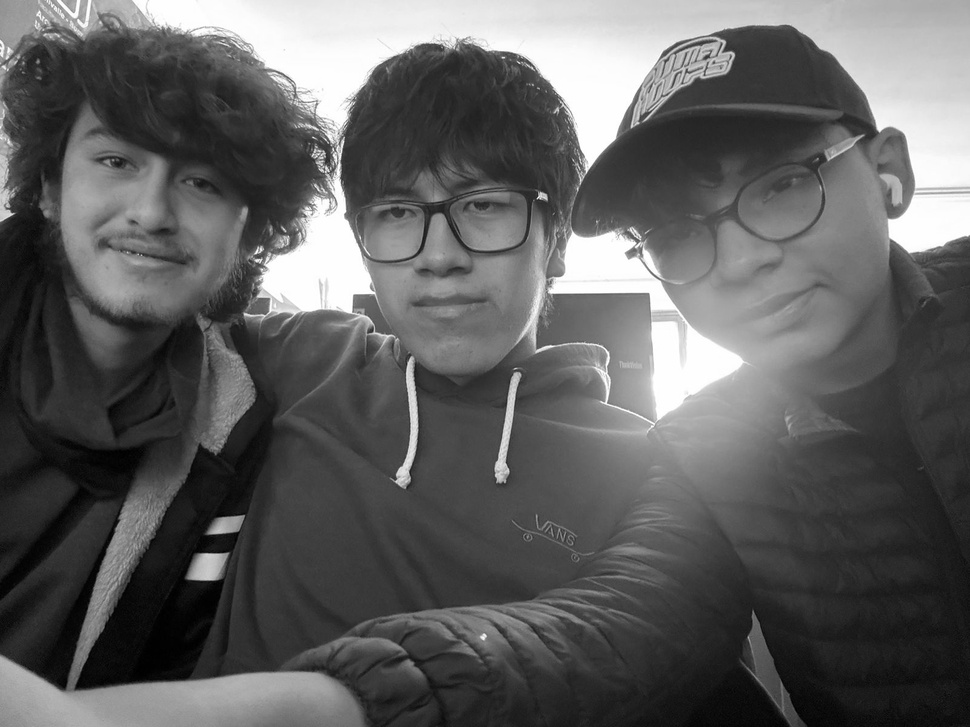
#> input picture Laboratorio/imagen1.jpeg, 970 x 727 px, shrunk from 1600 x 1200 before the run
$ jupyter execute 1_LABORATORIO.ipynb
#> lines starting #> are read from the running program, lines starting #| are printed output that depends on the picture
[cell 1]
import cv2
import matplotlib.pyplot as plt
import numpy as np

def mostrar_imagen(img_path, titulo):
#> called with img_path = 'imagen1.jpeg', titulo = 'Imagen 1'
    img_bgr = cv2.imread(img_path, cv2.IMREAD_COLOR)
#> img_bgr is the input picture: shape (727, 970, 3); min 0, max 255, mean 95
    img_rgb = cv2.cvtColor(img_bgr, cv2.COLOR_BGR2RGB)
    img_gray = cv2.cvtColor(img_bgr, cv2.COLOR_BGR2GRAY)

    r_img = np.zeros_like(img_rgb)
    r_img[:, :, 0] = img_rgb[:, :, 0]

    g_img = np.zeros_like(img_rgb)
    g_img[:, :, 1] = img_rgb[:, :, 1]

    b_img = np.zeros_like(img_rgb)
    b_img[:, :, 2] = img_rgb[:, :, 2]

    cv2.imwrite(img_path.replace('.jpeg', '_bgr.jpeg'), img_bgr)
    cv2.imwrite(img_path.replace('.jpeg', '_gray.jpeg'), img_gray)

    fig, axs = plt.subplots(1, 6, figsize=(24, 4))
    fig.suptitle(titulo, fontsize=14)

    axs[0].imshow(img_rgb);
    axs[0].set_title('Original (RGB)');
    axs[0].axis('off')
    axs[1].imshow(r_img);
    axs[1].set_title('Canal Rojo');
    axs[1].axis('off')
    axs[2].imshow(g_img);
    axs[2].set_title('Canal Verde');
    axs[2].axis('off')
    axs[3].imshow(b_img);
    axs[3].set_title('Canal Azul');
    axs[3].axis('off')
    axs[4].imshow(img_gray, cmap='gray');
    axs[4].set_title('Escala de grises');
    axs[4].axis('off')
    axs[5].imshow(img_gray, cmap='hot');
    axs[5].set_title('Color falso');
    axs[5].axis('off')

    plt.tight_layout()
    plt.show()

mostrar_imagen('imagen1.jpeg', 'Imagen 1')

[cell 2]
import cv2
import matplotlib.pyplot as plt
import numpy as np

def mostrar_imagen(img_path, titulo):
#> called with img_path = 'imagen2.jpeg', titulo = 'Imagen 2'
    img_bgr = cv2.imread(img_path, cv2.IMREAD_COLOR)
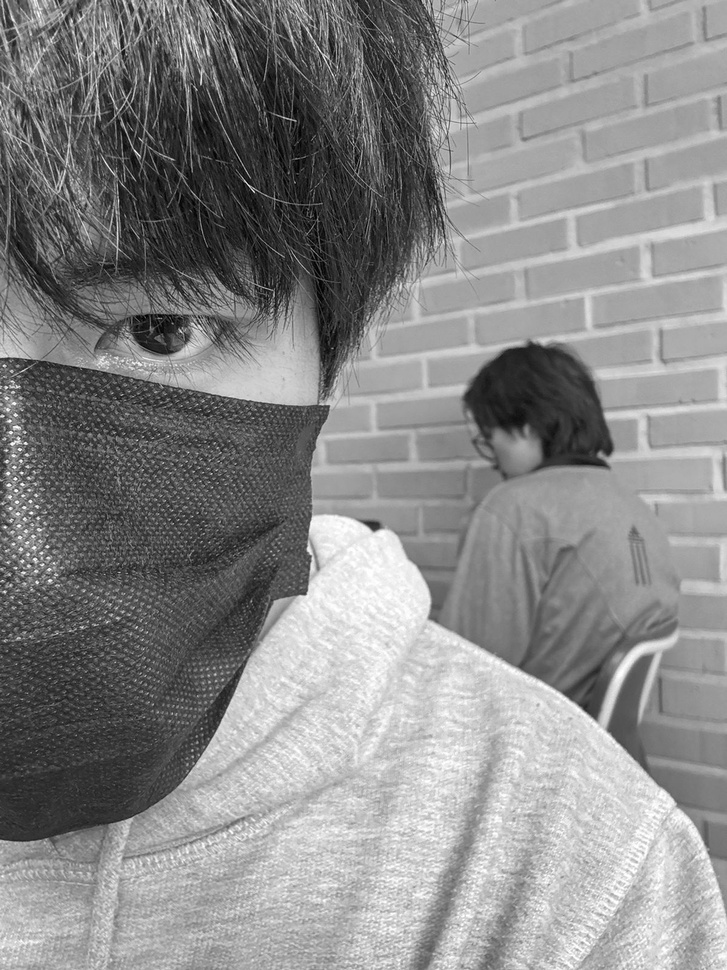
#> input picture Laboratorio/imagen2.jpeg, 727 x 970 px, shrunk from 1200 x 1600 before the run
#> img_bgr is the input picture: shape (970, 727, 3); min 0, max 255, mean 136.6
    img_rgb = cv2.cvtColor(img_bgr, cv2.COLOR_BGR2RGB)
    img_gray = cv2.cvtColor(img_bgr, cv2.COLOR_BGR2GRAY)
#> img_gray: shape (970, 727)

    r_img = np.zeros_like(img_rgb)
    r_img[:, :, 0] = img_rgb[:, :, 0]
#> r_img: shape (970, 727, 3)

    g_img = np.zeros_like(img_rgb)
    g_img[:, :, 1] = img_rgb[:, :, 1]
#> g_img: shape (970, 727, 3)

    b_img = np.zeros_like(img_rgb)
    b_img[:, :, 2] = img_rgb[:, :, 2]
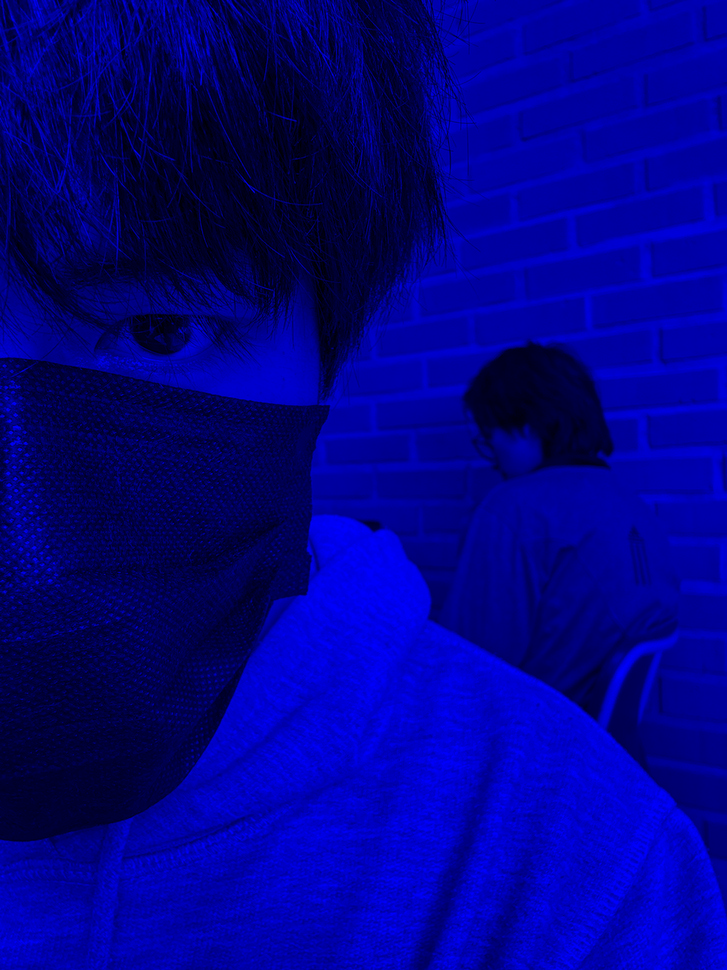
#> b_img: shape (970, 727, 3); mean R, G, B 0, 0, 136.6

    cv2.imwrite(img_path.replace('.jpeg', '_bgr.jpeg'), img_bgr)
    cv2.imwrite(img_path.replace('.jpeg', '_gray.jpeg'), img_gray)

    fig, axs = plt.subplots(1, 6, figsize=(24, 4))
    fig.suptitle(titulo, fontsize=14)

    axs[0].imshow(img_rgb);
    axs[0].set_title('Original (RGB)');
    axs[0].axis('off')
    axs[1].imshow(r_img);
    axs[1].set_title('Canal Rojo');
    axs[1].axis('off')
    axs[2].imshow(g_img);
    axs[2].set_title('Canal Verde');
    axs[2].axis('off')
    axs[3].imshow(b_img);
    axs[3].set_title('Canal Azul');
    axs[3].axis('off')
    axs[4].imshow(img_gray, cmap='gray');
    axs[4].set_title('Escala de grises');
    axs[4].axis('off')
    axs[5].imshow(img_gray, cmap='hot');
    axs[5].set_title('Color falso');
    axs[5].axis('off')

    plt.tight_layout()
    plt.show()

mostrar_imagen('imagen2.jpeg', 'Imagen 2')

[cell 3]
import cv2
import matplotlib.pyplot as plt
import numpy as np

def mostrar_imagen(img_path, titulo):
#> called with img_path = 'imagen3.jpeg', titulo = 'Imagen 3'
    img_bgr = cv2.imread(img_path, cv2.IMREAD_COLOR)
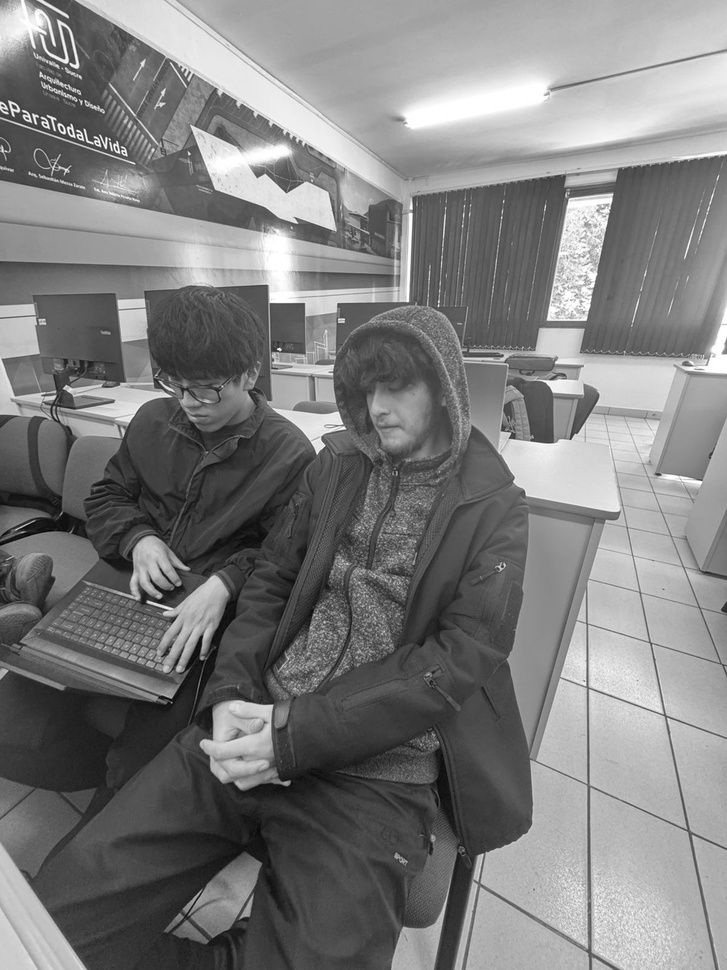
#> input picture Laboratorio/imagen3.jpeg, 727 x 970 px, shrunk from 1200 x 1600 before the run
#> img_bgr is the input picture: shape (970, 727, 3); min 2, max 255, mean 125.3
    img_rgb = cv2.cvtColor(img_bgr, cv2.COLOR_BGR2RGB)
    img_gray = cv2.cvtColor(img_bgr, cv2.COLOR_BGR2GRAY)

    r_img = np.zeros_like(img_rgb)
    r_img[:, :, 0] = img_rgb[:, :, 0]
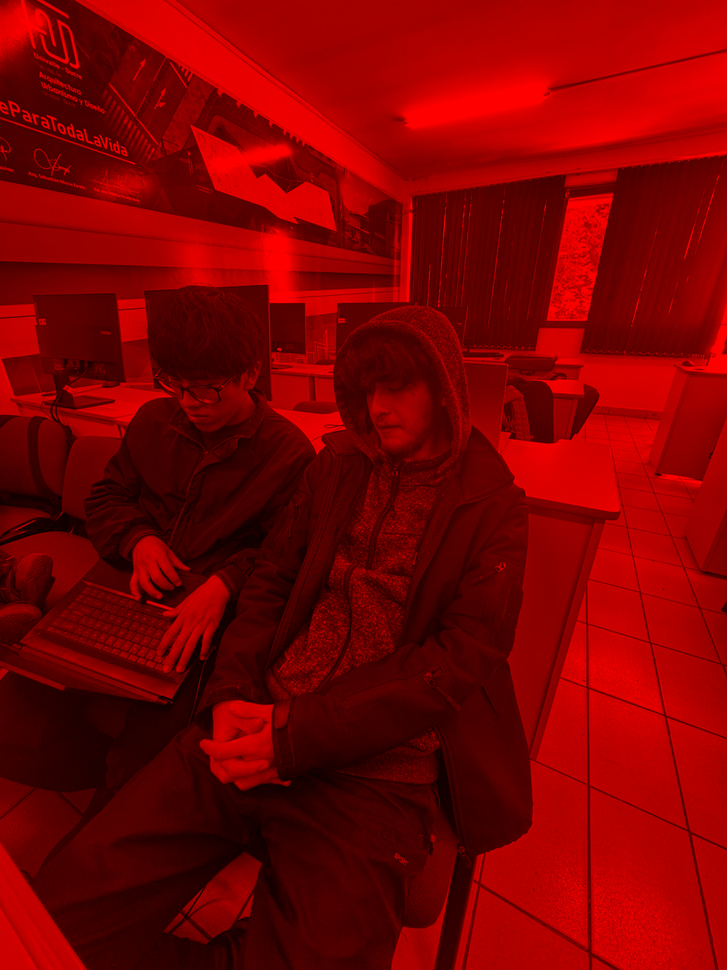
#> r_img: shape (970, 727, 3); mean R, G, B 125.3, 0, 0

    g_img = np.zeros_like(img_rgb)
    g_img[:, :, 1] = img_rgb[:, :, 1]
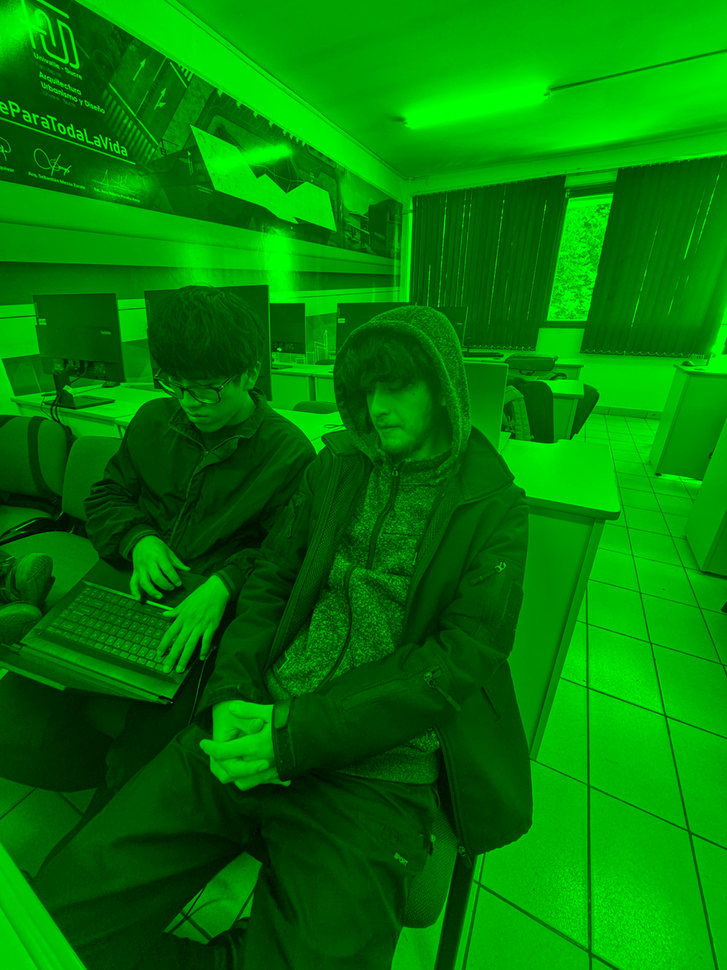
#> g_img: shape (970, 727, 3); mean R, G, B 0, 125.3, 0

    b_img = np.zeros_like(img_rgb)
    b_img[:, :, 2] = img_rgb[:, :, 2]
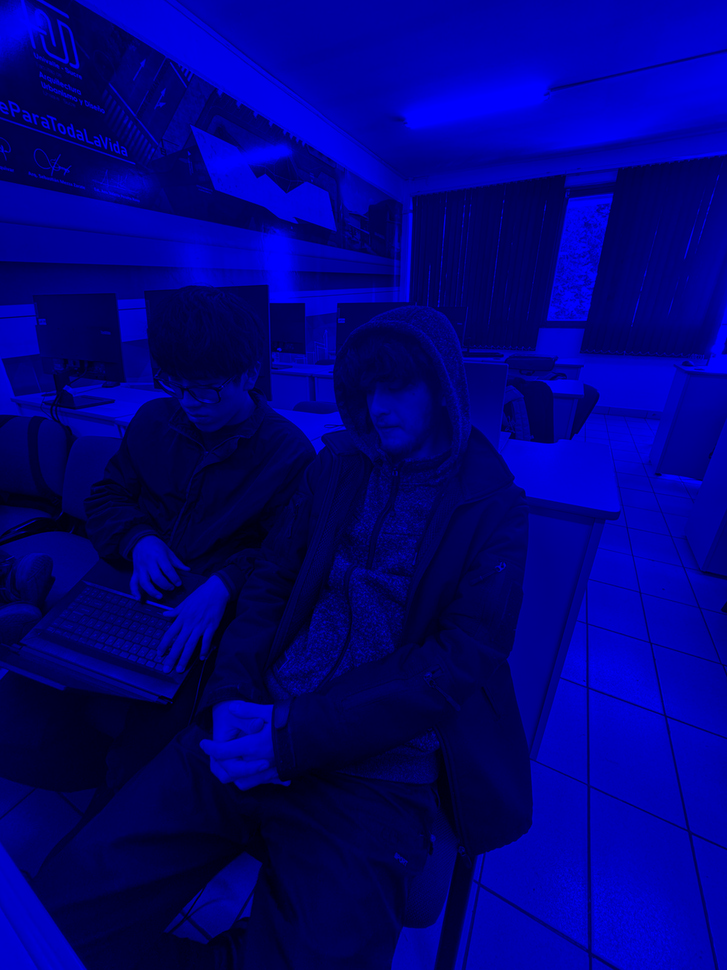
#> b_img: shape (970, 727, 3); mean R, G, B 0, 0, 125.3

    cv2.imwrite(img_path.replace('.jpeg', '_bgr.jpeg'), img_bgr)
    cv2.imwrite(img_path.replace('.jpeg', '_gray.jpeg'), img_gray)

    fig, axs = plt.subplots(1, 6, figsize=(24, 4))
    fig.suptitle(titulo, fontsize=14)

    axs[0].imshow(img_rgb);
    axs[0].set_title('Original (RGB)');
    axs[0].axis('off')
    axs[1].imshow(r_img);
    axs[1].set_title('Canal Rojo');
    axs[1].axis('off')
    axs[2].imshow(g_img);
    axs[2].set_title('Canal Verde');
    axs[2].axis('off')
    axs[3].imshow(b_img);
    axs[3].set_title('Canal Azul');
    axs[3].axis('off')
    axs[4].imshow(img_gray, cmap='gray');
    axs[4].set_title('Escala de grises');
    axs[4].axis('off')
    axs[5].imshow(img_gray, cmap='hot');
    axs[5].set_title('Color falso');
    axs[5].axis('off')

    plt.tight_layout()
    plt.show()

mostrar_imagen('imagen3.jpeg', 'Imagen 3')
